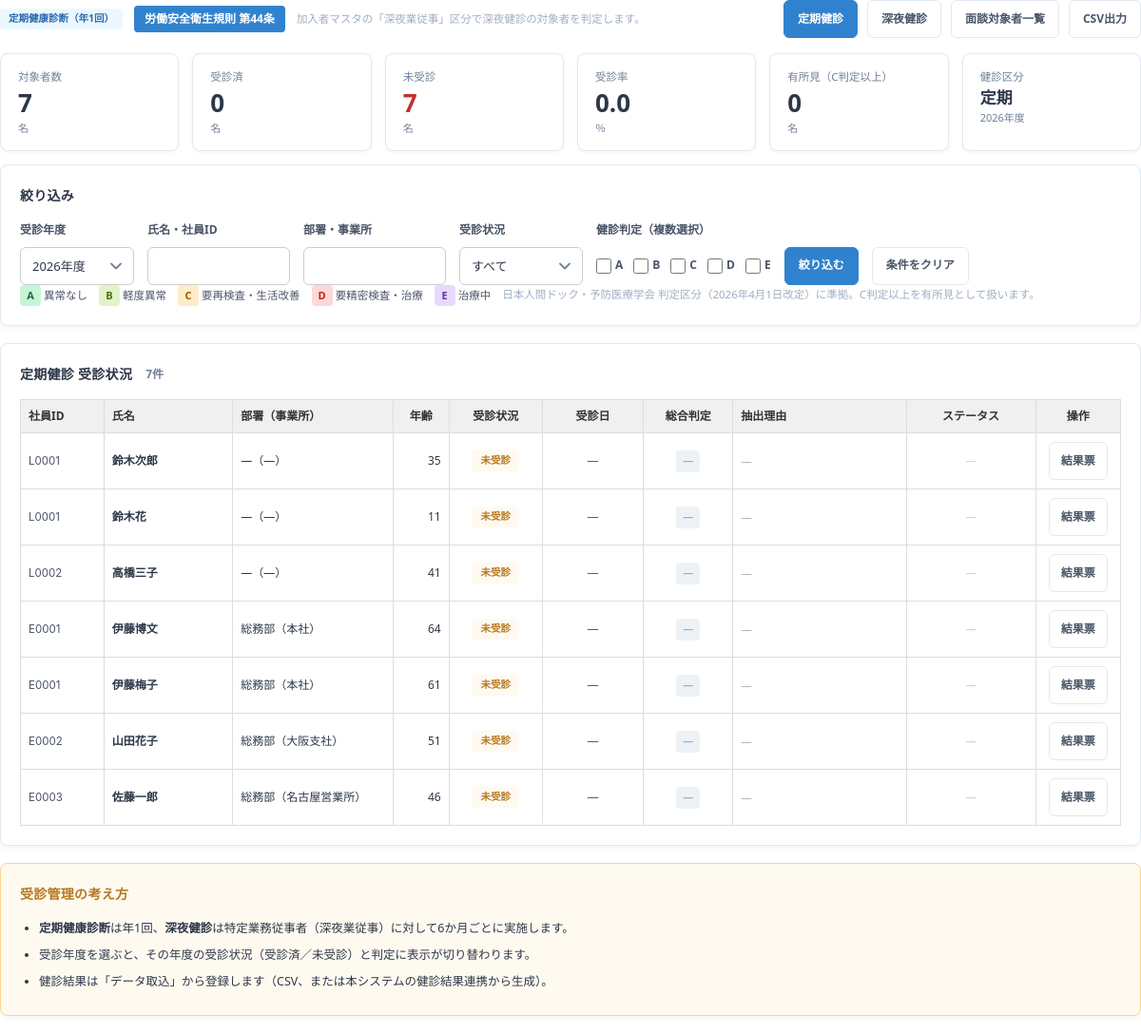
The app's page /oh/kenshin (signed in) with its own data.
### tables this page shows
CREATE TABLE member (
  id           INTEGER PRIMARY KEY AUTOINCREMENT,
  kenpo_id     INTEGER NOT NULL REFERENCES kenpo(id),
  company_id   INTEGER REFERENCES company(id),  -- あとから紐づける運用のため任意
  office_id    INTEGER REFERENCES office(id),   -- 所属コードが空の場合は未設定
  dept_id      INTEGER REFERENCES department(id),  -- 部署（事業所の下）。任意
  member_no    TEXT NOT NULL,                  -- 被保険者証番号
  cert_mark    TEXT,                            -- 被保険者証記号
  cert_branch  TEXT,                            -- 被保険者証枝番
  attr         TEXT,                            -- 被保険者属性名
  relation     TEXT,                            -- 続柄名称
  name         TEXT NOT NULL,                   -- 対象者氏名（漢字）
  kana         TEXT,                            -- 対象者氏名（カナ）
  sex          TEXT,
  birth        TEXT,
  qualified_at TEXT,                            -- 資格取得日（家族認定日）
  lost_at      TEXT,                            -- 資格喪失日（家族削除日）
  zip          TEXT,
  address      TEXT,
  address2     TEXT,                            -- 住所（建物名）
  tel          TEXT,
  email        TEXT,
  delivery_code TEXT,                           -- 配付先コード
  employee_code TEXT,                           -- 社員コード
  connect_id   TEXT,
  personal_id  TEXT,                            -- 個人ID
  subscriber_id TEXT,                           -- 加入者ID
  src_company_code TEXT,                        -- 取込時の事業所（企業）コード
  src_office_code  TEXT,                        -- 取込時の所属コード
  created_at   TEXT NOT NULL DEFAULT (datetime('now','localtime')),
  updated_at   TEXT, night_work INTEGER NOT NULL DEFAULT 0,
  -- 本人と家族は同じ被保険者証番号で枝番が異なるため、枝番まで含めて一意にする
  UNIQUE (kenpo_id, cert_mark, member_no, cert_branch)
);

### sanmen.py (the view)
@bp.route("/kenshin")
@need("oh.kenshin")
def oh_kenshin():
    acc = H.current_account()
    f = form_filter()
    kind = request.args.get("kind") if request.args.get("kind") in KINDS else "定期"
    rows = build_rows(acc, f["fy"], f, kind)
    if kind == "深夜":
        rows = [r for r in rows if r["m"]["night_work"]]
    rows = apply_row_filter(rows, f)
    total = len(rows)
    done = sum(1 for r in rows if r["exam_date"])
    finding = sum(1 for r in rows if r["judge"] in FINDING_JUDGES)
    return render_template("sanmen_kenshin.html", rows=rows, f=f, kind=kind,
                           total=total, done=done, notdone=total - done,
                           finding=finding,
                           rate=(done / total * 100 if total else 0),
                           **common(f["fy"]))

### app.py (called while the page is built, shortened)
def get_db():
    if "db" not in g:
        g.db = sqlite3.connect(DB_PATH)
        g.db.row_factory = sqlite3.Row
        g.db.execute("PRAGMA foreign_keys = ON")
    return g.db

def real_account():
    aid = session.get("account_id")
    if not aid:
        return None
    if "real_acc" not in g:
        g.real_acc = get_db().execute(
            "SELECT * FROM account WHERE id=? AND status='active'", (aid,)).fetchone()
    return g.real_acc

def support_kenpo():
    kid = session.get("support_kenpo_id")
    if not kid:
        return None

def current_account():
    me = real_account()
    if not me:
        return None
    if "acc" not in g:
        kenpo = support_kenpo()
        if kenpo:
            acc = dict(me)
            acc.update(role="kenpo_user", view_scope="kenpo_all", kenpo_id=kenpo["id"],
                       company_id=None, is_primary=0, can_download=me["can_download"],
                       name=f"{me['name']}（サポート）", support=True,
                       support_kenpo=kenpo["name"])
            g.acc = acc
        else:
            g.acc = me
    return g.acc

def sub_role(acc):
    if not acc:
        return ""
    try:
        v = acc["sub_role"]
    except (KeyError, IndexError):
        return ""
    return (v or "") if v in SUB_ROLE_LABELS else ""

def is_doctor(acc=None):
    return sub_role(acc if acc is not None else current_account()) == "doctor"

def role_key(acc=None):
    acc = acc if acc is not None else current_account()
    if not acc:
        return ""
    s = sub_role(acc)
    return acc["role"] + ("/" + s if s else "")

def feature_overrides():
    if "features" not in g:
        try:
            g.features = {(r["role_key"], r["feature"]): bool(r["allowed"])
                          for r in get_db().execute(
                              "SELECT role_key, feature, allowed FROM role_feature")}
        except sqlite3.Error:
            g.features = {}
    return g.features

def feature_allowed(key, acc=None):
    acc = acc if acc is not None else current_account()
    if not acc:
        return False
    rk = role_key(acc)
    if key in FIXED_FEATURES:
        return rk == FIXED_FEATURE_ROLE
    if rk == ALL_FEATURE_ROLE:
        return True
    ov = feature_overrides().get((rk, key))
    if ov is not None:
        return ov
    return key in FEATURE_DEFAULTS.get(rk, set())

@app.before_request
def block_by_feature():
    key = ENDPOINT_FEATURES.get(request.endpoint)
    if not key:
        return None

### templates/sanmen_kenshin.html (shortened to what this page needs)
{% extends LAYOUT %}
{% from "_sanmen_flow.html" import legend, jtag, sttag, clip %}
{% block body %}
<div class="link-bar">
  <div class="link-bar-info">
    {% if kind == '定期' %}
    <span class="st st-role">定期健康診断（年1回）</span>
    <span class="dest-now ok">労働安全衛生規則 第44条</span>
    {% else %}
    <span class="st st-role">深夜健診（特定業務従事者・6か月ごと）</span>
    <span class="dest-now ok">労働安全衛生規則 第45条</span>
    {% endif %}
    <span class="hint">加入者マスタの「深夜業従事」区分で深夜健診の対象者を判定します。</span>
  </div>
  <div class="actions">
    <a class="btn-sm {{ 'primary' if kind == '定期' }}"
       href="{{ url_for('oh.oh_kenshin', fy=fy) }}" style="text-decoration:none">定期健診</a>
    <a class="btn-sm {{ 'primary' if kind == '深夜' }}"
       href="{{ url_for('oh.oh_kenshin', fy=fy, kind='深夜') }}"
       style="text-decoration:none">深夜健診</a>
    <a class="btn-sm" href="{{ url_for('oh.oh_list', fy=fy) }}"
       style="text-decoration:none">面談対象者一覧</a>
    <a class="btn-sm" href="{{ url_for('oh.oh_export_csv', fy=fy, kind=kind) }}"
       style="text-decoration:none">CSV出力</a>
  </div>
</div>
<div class="rk-row">
  <div class="rk-box"><span class="rk-label">対象者数</span>
    <span class="rk-value">{{ total }}</span><span class="rk-unit">名</span></div>
  <div class="rk-box"><span class="rk-label">受診済</span>
    <span class="rk-value">{{ done }}</span><span class="rk-unit">名</span></div>
  <div class="rk-box"><span class="rk-label">未受診</span>
    <span class="rk-value {{ 'risk-高' if notdone }}">{{ notdone }}</span>
    <span class="rk-unit">名</span></div>
  <div class="rk-box"><span class="rk-label">受診率</span>
    <span class="rk-value">{{ '%.1f'|format(rate) }}</span><span class="rk-unit">％</span></div>
  <div class="rk-box"><span class="rk-label">有所見（C判定以上）</span>
    <span class="rk-value">{{ finding }}</span><span class="rk-unit">名</span></div>
  <div class="rk-box"><span class="rk-label">健診区分</span>
    <span class="rk-value" style="font-size:17px">{{ kind }}</span>
    <span class="rk-unit">{{ fy }}年度</span></div>
</div>
<div class="block">
  <div class="blk-head"><div class="blk-head-left"><h2>絞り込み</h2></div></div>
  <form method="get" class="search-row" style="margin:0">
    <div class="search-group"><label for="fy">受診年度</label>
      <select id="fy" name="fy" style="width:120px" onchange="this.form.submit()">
        {% for y in fys %}<option value="{{ y }}" {{ 'selected' if y == fy }}>{{ y }}年度</option>{% endfor %}
      </select></div>
    <div class="search-group"><label for="name">氏名・社員ID</label>
      <input type="text" id="name" name="name" value="{{ f.name }}" style="width:150px"></div>
    <div class="search-group"><label for="dept">部署・事業所</label>
      <input type="text" id="dept" name="dept" value="{{ f.dept }}" style="width:150px"></div>
    <div class="search-group"><label for="done">受診状況</label>
      <select id="done" name="done" style="width:130px">
        <option value="">すべて</option>
      </select></div>
    <div class="search-group"><label>健診判定（複数選択）</label>
      <div class="oh-chks">
        {% for j in JUDGES %}
        <label><input type="checkbox" name="judge" value="{{ j }}"
                 {{ 'checked' if j in f.judges }}> {{ j }}</label>
        {% endfor %}
      </div></div>
    <button class="btn-sm primary">絞り込む</button>
    <a class="btn-sm" href="{{ url_for('oh.oh_kenshin', fy=fy, kind=kind) }}"
       style="text-decoration:none">条件をクリア</a>
  </form>
  {{ legend(JUDGE_LABEL) }}
</div>
<div class="block">
  <div class="blk-head">
    <div class="blk-head-left"><h2>{{ kind }}健診 受診状況</h2>
      <span class="count">{{ rows|length }}件</span></div>
  </div>
  {% if rows %}
  <div class="table-scroll">
  <table class="result-table oh-table" style="table-layout:auto">
    <thead><tr>
      <th class="tl" style="width:90px">社員ID</th>
      <th class="tl" style="width:140px">氏名</th>
      <th class="tl" style="width:170px">部署（事業所）</th>
      <th style="width:60px">年齢</th>
      <th style="width:100px">受診状況</th>
      <th style="width:110px">受診日</th>
      <th style="width:96px">総合判定</th>
      <th class="tl" style="width:190px">抽出理由</th>
      <th style="width:140px">ステータス</th>
      <th style="width:90px">操作</th>
    </tr></thead>
    <tbody>
    {% for r in rows %}
    <tr class="ls-row">
      <td class="tl code">{{ r.m.employee_code or '—' }}</td>
      <td class="tl"><b>{{ r.m.name }}</b></td>
      <td class="tl">{{ clip((r.m.dept_name or '—') ~ '（' ~ (r.m.office_name or '—') ~ '）', '部署・事業所', 165) }}</td>
      <td class="num">{{ r.age if r.age is not none else '—' }}</td>
      <td>{% if r.exam_date %}<span class="st st-active">受診済</span>
          {% else %}<span class="st st-invited">未受診</span>{% endif %}</td>
      <td class="code">{{ r.exam_date or '—' }}</td>
      <td>{{ jtag(r.judge, JUDGE_LABEL) }}</td>
      <td class="tl">{{ clip(r.reason_text, '抽出理由（全文）', 185) }}</td>
      <td>{{ sttag(r.status) }}</td>
      <td>
        <a class="btn-sm" href="{{ url_for('oh.oh_member', mid=r.id, fy=fy) }}"
           target="_blank" style="text-decoration:none">結果票</a></td>
    </tr>
    {% endfor %}
    </tbody>
  </table>
  </div>
  {% else %}
  <div class="empty-box">
    {% if kind == '深夜' %}
      深夜業従事の対象者が登録されていません。加入者マスタの「深夜業従事」区分を設定してください。
    {% else %}条件に一致する対象者がいません。{% endif %}
  </div>
  {% endif %}
</div>
<div class="block note-card">
  <h2>受診管理の考え方</h2>
  <ul class="note-list">
    <li><b>定期健康診断</b>は年1回、<b>深夜健診</b>は特定業務従事者（深夜業従事）に対して6か月ごとに実施します。</li>
    <li>受診年度を選ぶと、その年度の受診状況（受診済／未受診）と判定に表示が切り替わります。</li>
    <li>健診結果は「データ取込」から登録します（CSV、または本システムの健診結果連携から生成）。</li>
  </ul>
</div>
{% endblock %}

### templates/frag_base.html (style rules this page uses)
body { margin:0;background:transparent }

### records on screen
member: m "L0001", m.name "鈴木次郎"
member: m "L0001", m.name "鈴木花"
member: m "L0002", m.name "高橋三子"
member: m "E0001", m.name "伊藤博文"
member: m "E0001", m.name "伊藤梅子"
member: m "E0002", m.name "山田花子"
member: m "E0003", m.name "佐藤一郎"

### other values on screen
{{ total }} "7"
{{ done }} "0"
{{ notdone }} "7"
{{ '%.1f'|format(rate) }} "0.0"
{{ finding }} "0"
{{ kind }} "定期"
{{ fy }} "2026"
{{ j }} "A" "B" "C" "D" "E"
{{ lab }} "異常なし" "軽度異常" "要再検査・生活改善" "要精密検査・治療" "治療中"
{{ rows|length }} "7"
{{ text }} "—（—）" "—（—）" "—（—）" "総務部（本社）" "総務部（本社）" "総務部（大阪支社）" "総務部（名古屋営業所）"
{{ r.age if r.age is not none else '—' }} "35" "11" "41" "64" "61" "51" "46"
{{ r.exam_date or '—' }} "—" "—" "—" "—" "—" "—" "—"
form field fy "2026年度"
